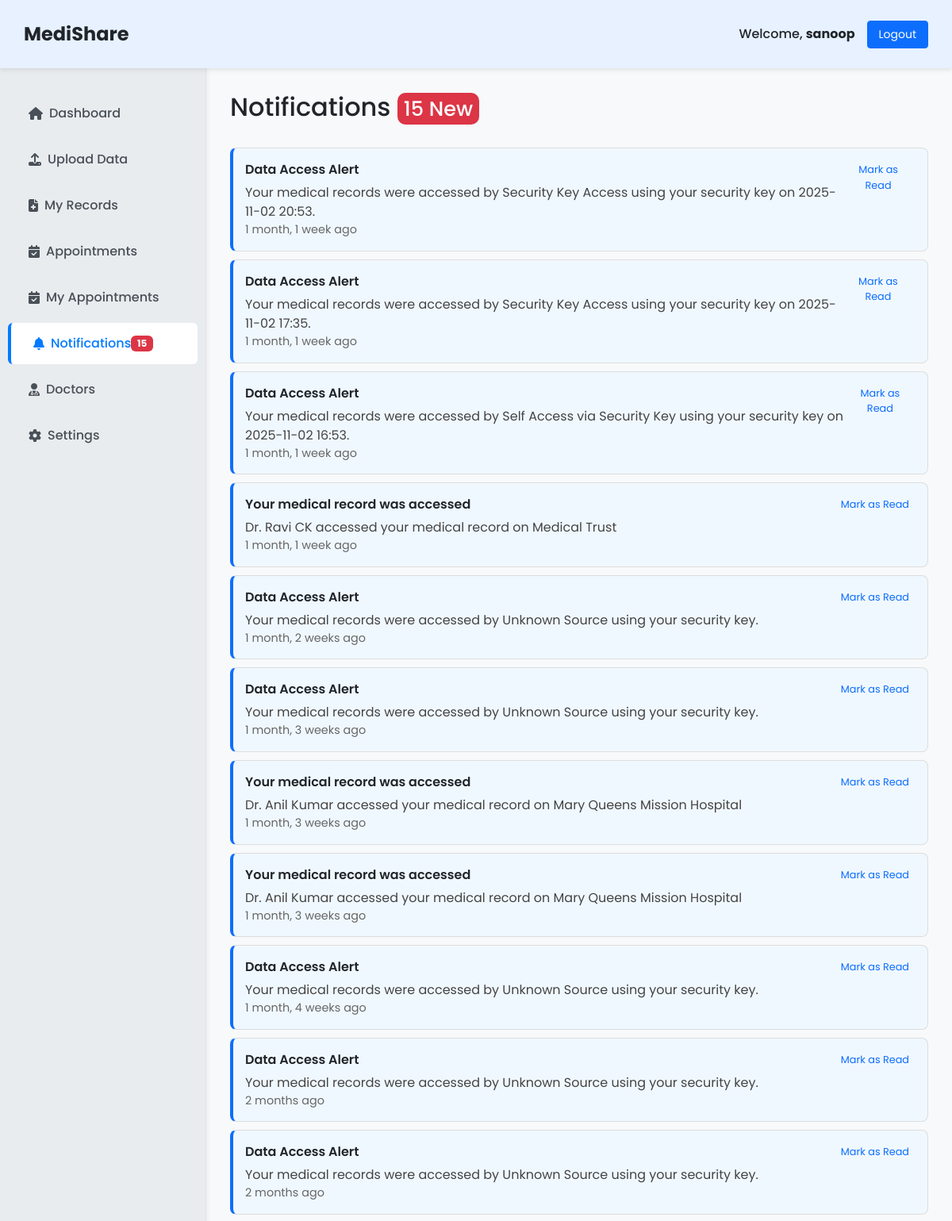
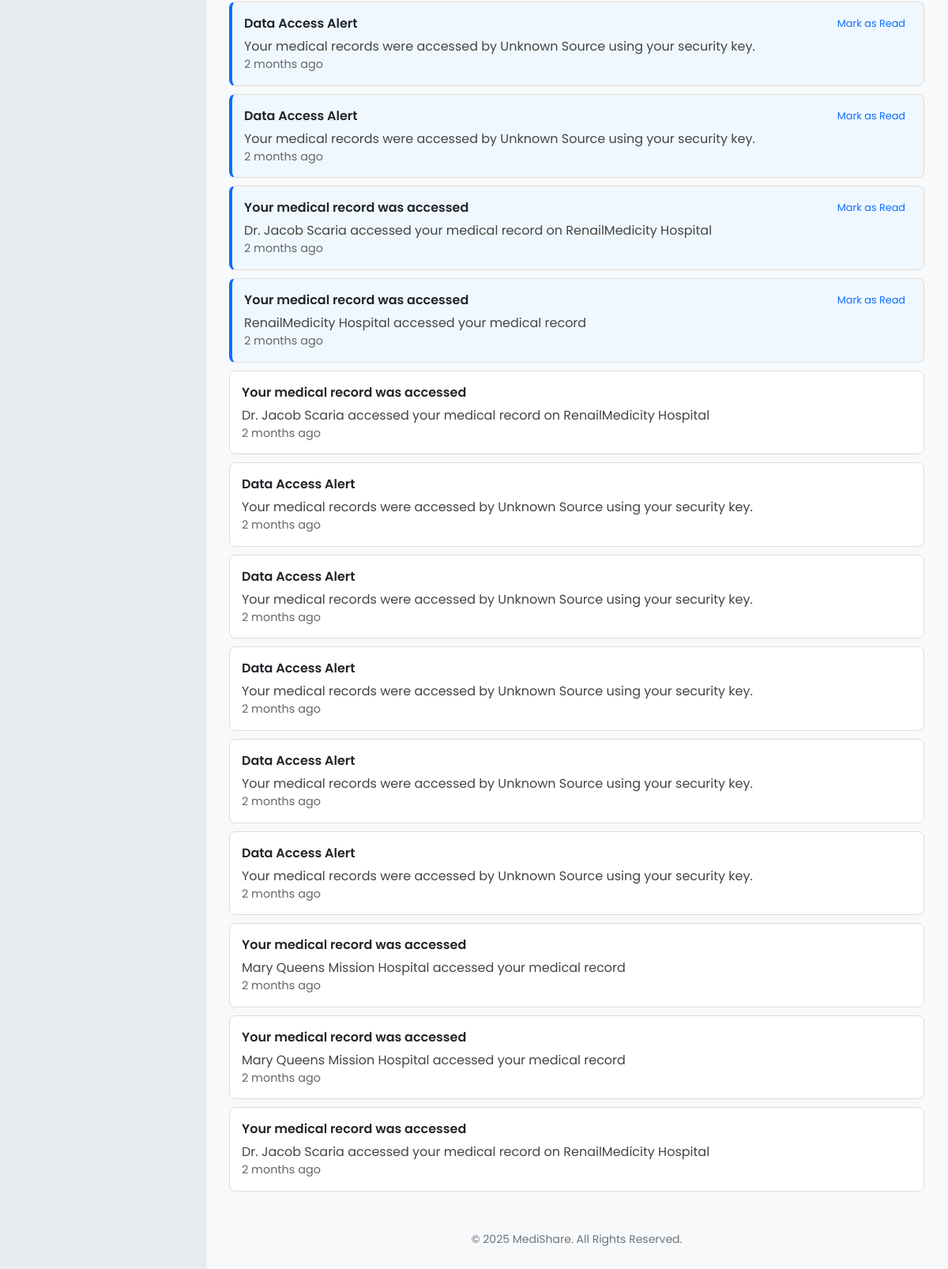
The app's page /notifications/ (signed in) with its own data (2 pictures, top to bottom).
### userapp/models.py (models this page shows, shortened)
class Notification(models.Model):
    user = models.ForeignKey(UserRegistration, on_delete=models.CASCADE)
    title = models.CharField(max_length=200)
    message = models.TextField()
    is_read = models.BooleanField(default=False)
    created_at = models.DateTimeField(auto_now_add=True)
    notification_type = models.CharField(
        max_length=20,
        choices=[
            ('appointment', 'Appointment'),
            ('record', 'Medical Record'),
            ('system', 'System'),
            ('reminder', 'Reminder'),
        ],
        default='system',
    )
    doctor = models.ForeignKey(Doctor, on_delete=models.SET_NULL, null=True, blank=True)
    hospital = models.ForeignKey(Hospital, on_delete=models.SET_NULL, null=True, blank=True)

### userapp/views/views.py (the view)
# urls.py: path("notifications/", views.user_notifications, name="user_notifications"),
def user_notifications(request):
    if "user_id" not in request.session:
        return redirect("user_login")
    user = UserRegistration.objects.get(id=request.session["user_id"])
    notifications = Notification.objects.filter(user=user).order_by('-created_at')
    return render(request, "notifications.html", {
        "notifications": notifications,
        "unread_count": notifications.filter(is_read=False).count()
    })

### userapp/templates/notifications.html (shortened to what this page needs)
{% load static %}
<!DOCTYPE html>
<html lang="en">
<head>
    <link href="https://cdn.jsdelivr.net/npm/bootstrap@5.3.0/dist/css/bootstrap.min.css" rel="stylesheet">
    <link href="https://cdnjs.cloudflare.com/ajax/libs/font-awesome/6.4.0/css/all.min.css" rel="stylesheet">
</head>
<body>
<nav class="navbar navbar-expand-lg">
    <a class="navbar-brand" href="{% url 'home' %}">MediShare</a>
    <div class="user-info">
        <span>Welcome, <strong>{{ request.session.user_name }}</strong></span>
        <a href="{% url 'user_logout' %}" class="btn btn-primary btn-sm">Logout</a>
    </div>
</nav>
<div class="dashboard-container">
    <div class="sidebar">
        <a href="{% url 'user_dashboard' %}"><i class="fas fa-home me-2"></i> Dashboard</a>
        <a href="{% url 'upload_record' %}"><i class="fas fa-upload me-2"></i> Upload Data</a>
        <a href="{% url 'view_records' %}"><i class="fas fa-file-medical me-2"></i> My Records</a>
        <a href="{% url 'user_appoinment' %}"><i class="fas fa-calendar-check me-2"></i> Appointments</a>
        <a href="{% url 'my_appointments' %}"><i class="fas fa-calendar-check me-2"></i>My Appointments</a>
                <a href="{% url 'user_notifications' %}" class="active">
            <i class="fas fa-bell me-2"></i> Notifications
            {% if unread_count %}
                <span class="badge bg-danger">{{ unread_count }}</span>
            {% endif %}
        </a>
        <a href="#"><i class="fas fa-user-md me-2"></i> Doctors</a>
        <a href="#"><i class="fas fa-cog me-2"></i> Settings</a>
    </div>
    <div class="main">
        <div class="row">
            <div class="col-12">
                <div class="d-flex justify-content-between align-items-center mb-4">
                    <h2>Notifications
                        {% if unread_count %}
                            <span class="unread-badge">{{ unread_count }} New</span>
                        {% endif %}
                    </h2>
                </div>
                {% if notifications %}
                    {% for notification in notifications %}
                        {% include "notification_item.html" with notification=notification %}
                    {% endfor %}
                {% else %}
                    <div class="alert alert-info">
                        No notifications yet.
                    </div>
                {% endif %}
            </div>
        </div>
                <div class="footer">&copy; 2025 MediShare. All Rights Reserved.</div>
            </div>
        </div>
</body>
</html>

### userapp/templates/notification_item.html
<div class="notification {% if not notification.is_read %}unread{% endif %}" id="notification-{{ notification.id }}">
  <div class="d-flex justify-content-between align-items-start">
    <div>
      <div class="notification-title">{{ notification.title }}</div>
      <div class="notification-message">{{ notification.message }}</div>
      <div class="notification-time">{{ notification.created_at|timesince }} ago</div>
    </div>
    {% if not notification.is_read %}
      <button class="mark-read-btn"
              hx-post="{% url 'mark_notification_read' notification.id %}"
              hx-target="#notification-{{ notification.id }}"
              hx-swap="outerHTML"
              hx-trigger="click">
        Mark as Read
      </button>
    {% endif %}
  </div>
</div>

### userapp/templates/notifications.html (style rules this page uses)
:root { --primary-bg: #f8f9fa; --secondary-bg: #e9ecef; --accent-blue: #007bff; --accent-purple: #6f42c1; --accent-green: #28a745; --text-color: #212529; --navbar-bg: #e7f1ff; }
body, html { margin:0; padding:0; font-family:'Poppins',sans-serif; background: var(--primary-bg); color: var(--text-color); }
a { text-decoration:none; }
.navbar { background: var(--navbar-bg) !important; box-shadow: 0 2px 6px rgba(0,0,0,0.1); padding:20px 30px; }
.navbar-brand { font-weight:700; color: var(--text-color) !important; font-size:24px; }
.navbar .user-info { margin-left:auto; display:flex; align-items:center; gap:15px; font-weight:500; }
.navbar .user-info .btn { padding:6px 14px; font-size:14px; }
.dashboard-container { display:flex; min-height:100vh; }
.sidebar { width:260px; background: var(--secondary-bg); color:#495057; padding-top:25px; transition:all 0.3s; border-right:1px solid #dee2e6; box-shadow:2px 0 6px rgba(0,0,0,0.05); }
.sidebar a { display:flex; align-items:center; padding:14px 22px; color:#495057; font-weight:500; border-left:4px solid transparent; border-radius:6px; margin:6px 10px; transition:all 0.3s; }
.sidebar a.active { background:#ffffff; color: var(--accent-blue); border-left:4px solid var(--accent-blue); padding-left:28px; }
.main { flex:1; padding:30px; overflow-y:auto; }
.notification { padding: 15px; margin-bottom: 10px; border-radius: 8px; border: 1px solid #ddd; background-color: #fff; transition: all 0.3s ease; }
.notification.unread { background-color: #f0f8ff; border-left: 4px solid #0d6efd; }
.notification-time { color: #666; font-size: 0.9em; }
.notification-title { font-weight: 600; margin-bottom: 5px; }
.notification-message { color: #444; }
.unread-badge { background-color: #dc3545; color: white; padding: 2px 8px; border-radius: 10px; font-size: 0.8em; }
.mark-read-btn { padding: 2px 8px; font-size: 0.8em; color: #0d6efd; background: none; border: none; cursor: pointer; }
.footer { text-align:center; margin-top:40px; font-size:14px; color:#6c757d; }

### records on screen
Notification: title "Data Access Alert", message "Your medical records were accessed by Security Key Access using your security key on 2025-11-02 20:53.", created_at "1 month, 1 week"
Notification: title "Data Access Alert", message "Your medical records were accessed by Security Key Access using your security key on 2025-11-02 17:35.", created_at "1 month, 1 week"
Notification: title "Data Access Alert", message "Your medical records were accessed by Self Access via Security Key using your security key on 2025-11-02 16:53.", created_at "1 month, 1 week"
Notification: title "Your medical record was accessed", message "Dr. Ravi CK accessed your medical record on Medical Trust", created_at "1 month, 1 week"
Notification: title "Data Access Alert", message "Your medical records were accessed by Unknown Source using your security key.", created_at "1 month, 2 weeks"
Notification: title "Data Access Alert", message "Your medical records were accessed by Unknown Source using your security key.", created_at "1 month, 3 weeks"
Notification: title "Your medical record was accessed", message "Dr. Anil Kumar accessed your medical record on Mary Queens Mission Hospital", created_at "1 month, 3 weeks"
Notification: title "Your medical record was accessed", message "Dr. Anil Kumar accessed your medical record on Mary Queens Mission Hospital", created_at "1 month, 3 weeks"
Notification: title "Data Access Alert", message "Your medical records were accessed by Unknown Source using your security key.", created_at "1 month, 4 weeks"
Notification: title "Data Access Alert", message "Your medical records were accessed by Unknown Source using your security key.", created_at "2 months"
Notification: title "Data Access Alert", message "Your medical records were accessed by Unknown Source using your security key.", created_at "2 months"
Notification: title "Data Access Alert", message "Your medical records were accessed by Unknown Source using your security key.", created_at "2 months"
Notification: title "Data Access Alert", message "Your medical records were accessed by Unknown Source using your security key.", created_at "2 months"
Notification: title "Your medical record was accessed", message "Dr. Jacob Scaria accessed your medical record on RenailMedicity Hospital", created_at "2 months"
Notification: title "Your medical record was accessed", message "RenailMedicity Hospital accessed your medical record", created_at "2 months"
Notification: title "Your medical record was accessed", message "Dr. Jacob Scaria accessed your medical record on RenailMedicity Hospital", created_at "2 months"
Notification: title "Data Access Alert", message "Your medical records were accessed by Unknown Source using your security key.", created_at "2 months"
Notification: title "Data Access Alert", message "Your medical records were accessed by Unknown Source using your security key.", created_at "2 months"
Notification: title "Data Access Alert", message "Your medical records were accessed by Unknown Source using your security key.", created_at "2 months"
Notification: title "Data Access Alert", message "Your medical records were accessed by Unknown Source using your security key.", created_at "2 months"
Notification: title "Data Access Alert", message "Your medical records were accessed by Unknown Source using your security key.", created_at "2 months"
Notification: title "Your medical record was accessed", message "Mary Queens Mission Hospital accessed your medical record", created_at "2 months"
Notification: title "Your medical record was accessed", message "Mary Queens Mission Hospital accessed your medical record", created_at "2 months"
Notification: title "Your medical record was accessed", message "Dr. Jacob Scaria accessed your medical record on RenailMedicity Hospital", created_at "2 months"

### other values on screen
{{ request.session.user_name }} "sanoop"
{{ unread_count }} "15"
